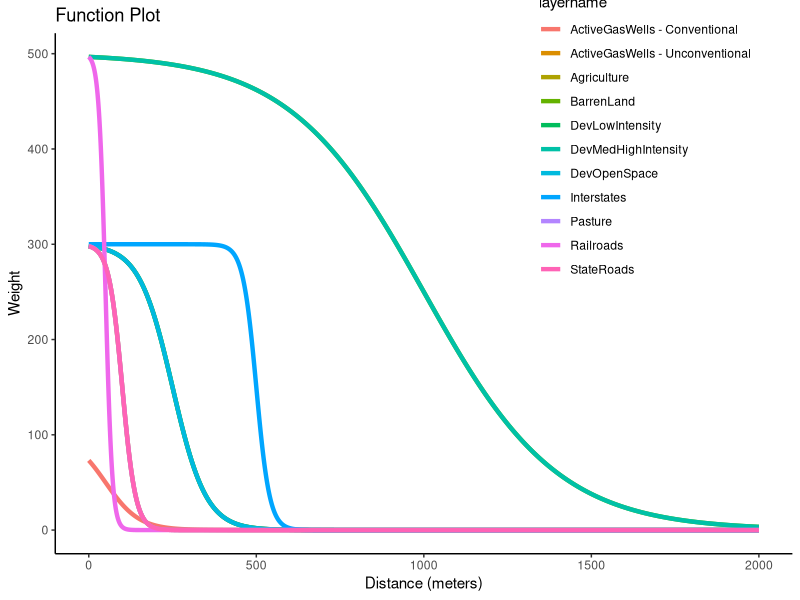

Generate this figure with R:
library(ggplot2)
library(viridis)

data <-  data.frame(layername=character(0),x=double(0),dob=double(0))
x_values <- seq(0, 2000, by = .2) # Define the range of values for x

# Define the function
my_function <- function(x, a, b, c, w) {
  (1 / (1 + exp(((x / c) - a) * b))) * w
}

wgt_table <- read.csv(here::here("_data","input", "LCM_weights.csv"), stringsAsFactors=FALSE)

for(z in 1:nrow(wgt_table)){
  # Set the parameter values
  a <- wgt_table$a[z]
  b <- wgt_table$b[z]
  c <- wgt_table$c[z]
  w <- wgt_table$w[z]

  # Calculate the values of the function for each value of x
  y_values <- my_function(x_values, a, b, c, w)  
  
  # Combine the data into a data frame
  lyname <- unique(wgt_table[z,2])
  data1 <- data.frame(layername=lyname, x=x_values, y=y_values)
  data <- rbind(data, data1)
}


# Create the plot using ggplot2
ggplot(data, aes(x=x, y=y, group=layername, color=layername)) +
  geom_line(size=1.5) +
  #labs(title="Function Plot", x="x", y="y")
  scale_color_discrete() +
  ggtitle("Function Plot") +
  xlab("Distance (meters)") + ylab("Weight") +
  theme_classic() +
  theme(legend.position = c(.8, .8))
